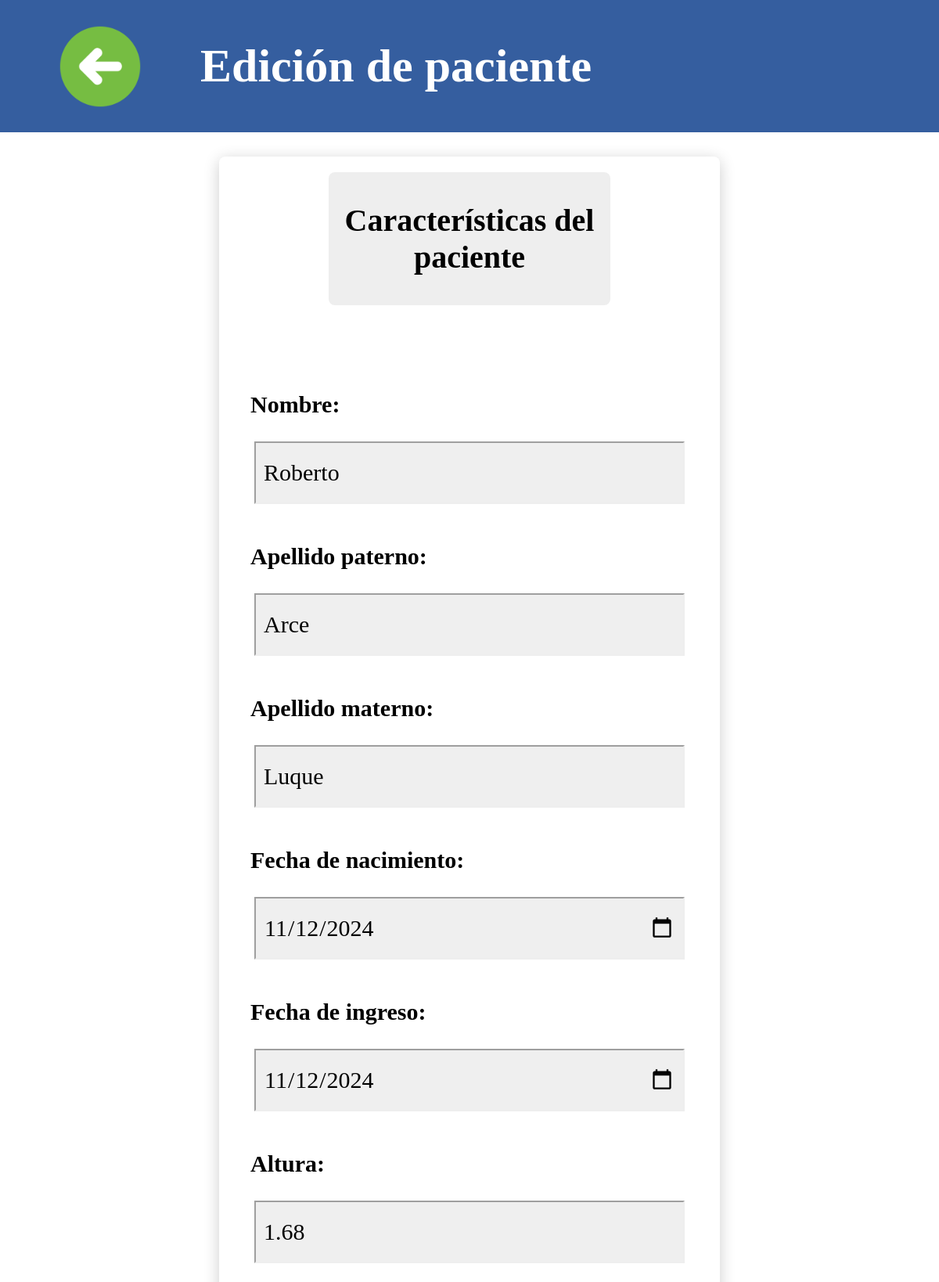
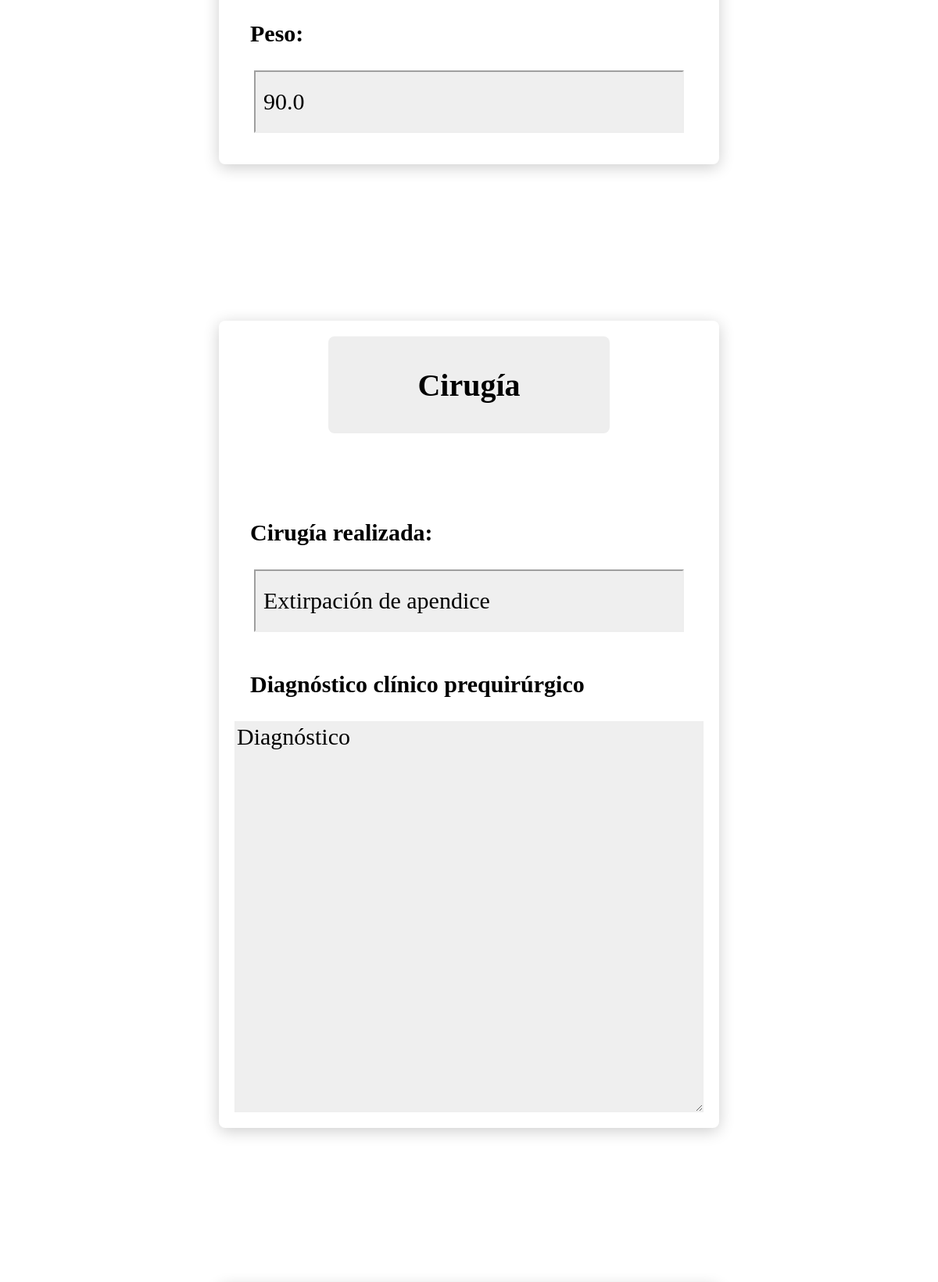
Page /pacientes/editar/11/ (upper part) on the committed database (2 pictures, top to bottom).
### Hospital_Infantil/models.py (models this page shows, shortened)
class Paciente(models.Model):
    expediente = models.AutoField(primary_key=True, unique=True)
    nombre = models.CharField(max_length=50, blank=False)
    apellido_paterno = models.CharField(max_length=50, blank=False)
    apellido_materno = models.CharField(max_length=50, blank=False)
    fecha_ingreso = models.DateField(default=timezone.now)
    fecha_nacimiento = models.DateField(default=timezone.now)
    cirugia_realizada = models.CharField(max_length=100, blank=False)
    peso = models.FloatField(blank=False, default=0.0)
    altura = models.FloatField(blank=False, default=0.0)
    diagnostico_clinico_prequirurgico = models.CharField(max_length=1000, blank=False)
    nota_enfermeria = models.CharField(max_length=1000, blank=False)
    medico_Encargado = models.ForeignKey(
        UserProfile,
        on_delete=models.SET_NULL,
        null = True,
        limit_choices_to={'user__userprofile__funcionalidad': 'medico'},
    )

### Hospital_Infantil/views.py (the view)
# urls.py: path('pacientes/editar/<int:expediente>/', views.edicionPaciente, name="editarPaciente"),
def edicionPaciente(request, expediente):
    paciente = get_object_or_404(Paciente, expediente=expediente)
    if request.method == 'POST':
        form = PacienteForm(request.POST, instance=paciente)
        if form.is_valid():
            form.save(commit=True)
            return redirect('mostrarPacientesEnfermero')
    else:
        form = PacienteForm(instance=paciente)
    return render(request, 'editarPaciente.html', {'form': form, 'paciente': paciente})

### Hospital_Infantil/models.py (called while the page is built)
    def __str__(self):
        return self.user.username

### templates/editarPaciente.html (shortened to what this page needs)
{% load static %}
<!DOCTYPE html>
<html lang="en">
    <head>
        <div class="fixed-top-border">
            <a onclick="goBack()">
            <img src="{% static 'assets/Interfaz/previous.png' %}">
            </a>
            <h1>Edición de paciente</h1>
        </div>
    </head>
    <body>
        <center>
            <form action="{% url 'editarPaciente' expediente=paciente.expediente %}" method="post">
                <div class="form-container">
                    <div class="section-title"><h2>Características del paciente</h2></div>
                    <h3>Nombre: </h3>
                    {{ form.nombre }}
                    <h3>Apellido paterno: </h3>
                    {{ form.apellido_paterno }}
                    <h3>Apellido materno: </h3>
                    {{ form.apellido_materno }}
                    <h3>Fecha de nacimiento: </h3>
                    {{ form.fecha_nacimiento }}
                    <h3>Fecha de ingreso: </h3>
                    {{ form.fecha_ingreso }}
                    <h3>Altura: </h3>
                    {{ form.altura }}
                    <h3>Peso: </h3>
                    {{ form.peso }}
                </div>
                <div class="form-container">
                    <div class="section-title"><h2>Cirugía</h2></div>
                    <h3>Cirugía realizada: </h3>
                    {{ form.cirugia_realizada }}
                    <h3>Diagnóstico clínico prequirúrgico</h3>
                    {{ form.diagnostico_clinico_prequirurgico }}
                </div>
            </center>
    </body>
</html>

### templates/editarPaciente.html (style rules this page uses)
.fixed-top-border { position: fixed; top: 0; left: 0; width: 100%; height: 169.31px; background-color: #355e9f; z-index: 1000; display: flex; align-items: center; }
.fixed-top-border img { scale: 40%; }
.section-title { background-color: #EEEEEE; font-family: Montserrat; width: 350px; border-radius: 8px; padding: 5px; margin-bottom: 80px; text-align: center; }
.form-container { margin-top: 50px; padding: 20px; background-color: white; border-radius: 8px; box-shadow: 0 4px 20px rgba(0, 0, 0, 0.2); width: 600px; display: flex; flex-direction: column; align-items: center; margin-bottom: 200px; margin-top: 200px; }
.form-container input { width: 550px; height: 80px; margin-bottom: 20px; padding: 10px; font-family: Calibri; font-size: 30px; background-color: #EEEE; border-color: #EEEE; }
textarea { width: 600px; height: 500px; background-color: #EEEE; border-color: #EEEE; font-family: Calibri; font-size: 30px; }
h1 { font-family: Montserrat; font-size: 60px; color: white; }
h2 { font-family: Montserrat; font-size: 40px; }
h3 { font-family: Calibri; font-size: 30px; align-self: flex-start; text-align: left; width: 100%; padding-left: 20px; }

### rows in the picture
Paciente: nombre "Roberto", apellido_paterno "Arce", apellido_materno "Luque", fecha_nacimiento "11/12/2024", fecha_ingreso "11/12/2024", altura "1.68", peso "90.0", cirugia_realizada "Extirpación de apendice", diagnostico_clinico_prequirurgico "Diagnóstico"
